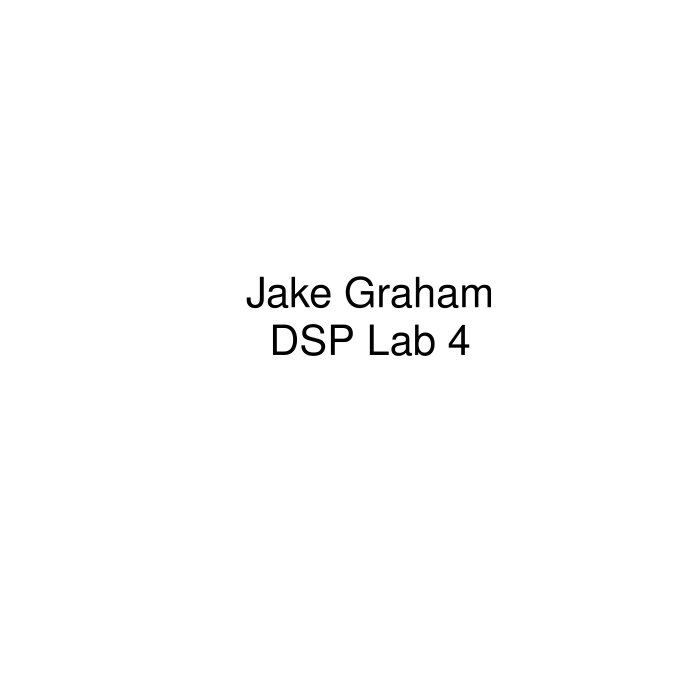

Reproduce this figure in R.
##############				Jake Graham                             ############
##############                           DSP Lab 4                              ############

######  Source located at https://github.com/JakeGraham/Classes/tree/master/DSP/Lab4 #######
###   To reproduce, in terminal "Rscript GRAHAM_LAB_4.R; gnome-open GRAHAM_LAB_4.pdf    ####

############################################################################################

library(R.matlab)
library(signal)
 
### Name etc
plot(NULL,col = "white", xaxt = "n", yaxt = "n", ylab = NA, xlab = NA, bty = "n",xlim = c(0,10), ylim = c(0,10))
text(5, 6, "Jake Graham", cex = 2.5)
text(5, 5, "DSP Lab 4", cex = 2.5)

data <- readMat("Lab4.mat")
str(data)
Cd <- data$C[,1] # CO2 (dirty)
time <- data$ts[,1]


### Q1
plot(time, Cd, type = "l", main = "Q1", xlab = "Year", ylab = "CO2 (ppm)")
system("mv Rplots.pdf GRAHAM_LAB_4.pdf")
C <- runmed(Cd, 3)
lines(time, C, col = "red")
legend("topleft", c("Raw", "Filtered"), col = c("black", "red"), lwd = 2, bty = "n")


### Q2
imps <- seq(0, pi, length = 31)
imp <- sin(imps) / sum(sin(imps))
op2 <- conv(C, imp)
plot(time[16:(length(time) - 15)], op2[31:(length(op2) - 30)], type = "l", main = "Q2", xlab = "Year", ylab = "CO2 (ppm)")


### Q3
i3 <- c(imp[1:15], imp[17:31])
i3 <- c(-i3[1:15], sum(i3), -i3[16:30])
op3 <- conv(C, i3)
length(op3)
length(time)
plot(time[16:(length(time) - 15)], op3[31:(length(op3) - 30)], type = "l",  main = "Q3", xlab = "Year", ylab = "CO2 (ppm)")


### Short Answers

# Q1
par(mai=c(.1, .1, .1, .1))
plot(NULL,col = "white", xaxt = "n", yaxt = "n", ylab = NA, xlab = NA, bty = "n",xlim = c(0,10), ylim = c(0,10))
text(5, 6, "Q1: The median filter applies a filter that takes the median of the data point's neighbors. No, this is a nonlinear filter. No, you could not recover the signal. The peaks are decreased and the troughs would increase.", cex = .45)
text(5, 5, "Q2: All the points but the midpoint would be zero, the midpoint would be 1. You would get the original input signal.", cex = .45)
text(4, 4, "Q3: ", cex = .45)
